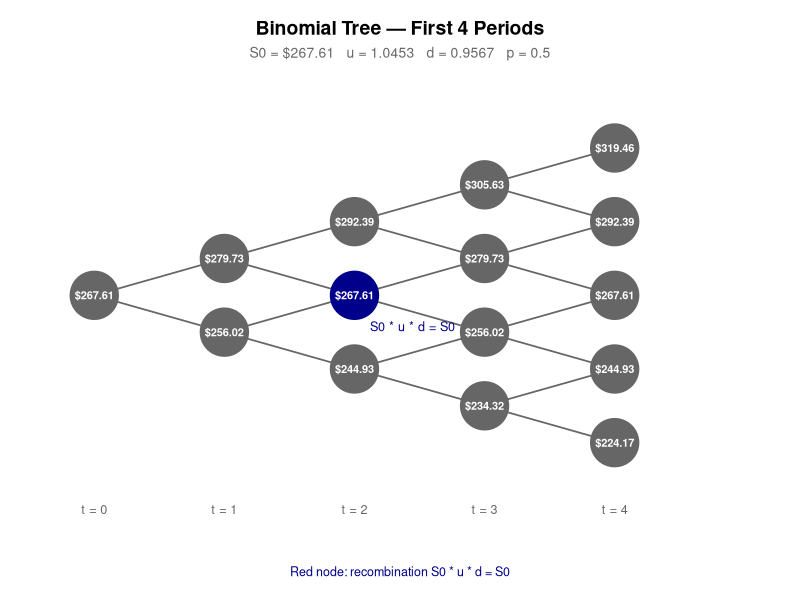

Write R code to recreate this figure. (Note: this script raises an error after producing the figure.)
## ---- chunk 1
knitr::opts_chunk$set(message = FALSE, warning = FALSE, echo = TRUE, eval = TRUE)
## ---- chunk 2
library(readxl)
library(dplyr)
library(ggplot2)
## ---- chunk 3
getwd()
setwd("C:/William/University_GitHub/Stochastic Method in Finance/Assignment")
data <- read_excel("AAPL.xlsx")
## ---- chunk 4
# Convert date to Date format
data$Date <- as.Date(data$Date)

# Rename AAPL.US to Price
colnames(data)[colnames(data) == "AAPL.US"] <- "Price"

# Convert Price to numeric (in case it was read as character)
data$Price <- as.numeric(data$Price)

# Sort ascending (oldest first)
data <- data[order(data$Date), ]

# Filter to 2020 onwards
data <- data[data$Date >= as.Date("2020-01-01"), ]

# Drop unnecessary columns (keep only Date and Price)
data <- data[, c("Date", "Price")]

# Remove any rows with NA
data <- na.omit(data)
## ---- chunk 5
cat("Date range:  ", format(min(data$Date)), "to", format(max(data$Date)), "\n")
cat("Observations:", nrow(data), "\n")
cat("Date class:  ", class(data$Date), "\n")
cat("Price class: ", class(data$Price), "\n")
cat("Any NAs:     ", anyNA(data), "\n")

head(data)
tail(data)
## ---- chunk 6
n <- 25           # number of periods
r <- 0.01         # interest rate per annum
S0 <- 267.6100    # Close value on the 27th April 2026 
p <- 0.5          # probability of a up or down
T <- 6/12         # anualise the maturity
delta_t <- T/n    # go from discrete to continuous Random walk to Brownian motion

## ---- chunk 7
#Daily log returns 
returns <- diff(log(data$Price)) #Calculate the daily log returns, slide 

sigma_daily <- sd(returns, na.rm = TRUE) #Calculate the standard deviation, remove na values

sigma <- sigma_daily * sqrt(250) #calculate the annualized volatility, given in assignment

#Up and down factors 
u <- exp(sigma * sqrt(delta_t))     #page 2
d <- exp(-sigma * sqrt(delta_t))

## ---- chunk 8
# Initialize price tree
stock_tree <- matrix(0, nrow = n + 1, ncol = n + 1)

for (i in 0:n) {        # i = time step
  for (j in 0:i) {      # j = number of up moves
    stock_tree[i - j + 1, i + 1] <- S0 * u^j * d^(i - j)
  }
}

print(stock_tree)
#middle node at maturity [13;25] = S0

# All non-zero terminal nodes
terminal <- stock_tree[stock_tree[, n + 1] != 0, n + 1]

cat("# of terminal nodes:", length(terminal), "\n")
cat("Maximum price:           ", max(terminal), "\n")
cat("Minimum price:           ", min(terminal), "\n")
cat("Middle node (~S0):       ", median(terminal), "\n")

# All terminal prices
cat("\nAll terminal prices:\n")
print(round(terminal, 2))

# Binonmial tree visual 
tree_nodes <- data.frame()
for (i in 0:4) {
  for (j in 0:i) {
    price       <- S0 * u^j * d^(i - j)
    is_reconcile <- (i == 2 & j == 1)
    tree_nodes  <- rbind(tree_nodes, data.frame(
      t         = i,
      y         = j - i/2,
      price     = round(price, 2),
      reconcile = is_reconcile
    ))
  }
}

tree_edges <- data.frame()
for (i in 0:3) {
  for (j in 0:i) {
    y_current <- j - i/2
    tree_edges <- rbind(tree_edges, data.frame(
      x = i, xend = i + 1,
      y = y_current, yend = (j + 1) - (i + 1)/2
    ))
    tree_edges <- rbind(tree_edges, data.frame(
      x = i, xend = i + 1,
      y = y_current, yend = j - (i + 1)/2
    ))
  }
}

p_tree <- ggplot() +
  geom_segment(data = tree_edges,
               aes(x = x, xend = xend, y = y, yend = yend),
               color = "grey40", linewidth = 0.6) +
  geom_point(data = tree_nodes[!tree_nodes$reconcile, ],
             aes(x = t, y = y),
             size = 16, color = "grey40") +
  geom_point(data = tree_nodes[tree_nodes$reconcile, ],
             aes(x = t, y = y),
             size = 16, color = "darkblue") +
  geom_text(data = tree_nodes,
            aes(x = t, y = y, label = paste0("$", price)),
            color = "white", size = 2.8, fontface = "bold") +
  annotate("text",
           x = tree_nodes$t[tree_nodes$reconcile] + 0.12,
           y = tree_nodes$y[tree_nodes$reconcile] - 0.42,
           label = "S0 * u * d = S0",
           color = "darkblue", size = 3.2, hjust = 0) +
  annotate("text",
           x = 0:4, y = rep(-2.9, 5),
           label = paste0("t = ", 0:4),
           size = 3.2, color = "grey40") +
  scale_x_continuous(limits = c(-0.3, 5.0)) +
  scale_y_continuous(limits = c(-3.2, 2.6)) +
  labs(
    title    = "Binomial Tree — First 4 Periods",
    subtitle = paste0("S0 = $", round(S0, 2),
                      "   u = ", round(u, 4),
                      "   d = ", round(d, 4),
                      "   p = ", p),
    caption  = "Red node: recombination S0 * u * d = S0"
  ) +
  theme_void() +
  theme(
    plot.title    = element_text(size = 14, face = "bold",
                                 hjust = 0.5, margin = margin(b = 5)),
    plot.subtitle = element_text(size = 10, hjust = 0.5,
                                 color = "grey40", margin = margin(b = 15)),
    plot.caption  = element_text(size = 9, hjust = 0.5,
                                 color = "darkblue", margin = margin(t = 10)),
    plot.margin   = margin(15, 15, 15, 15)
  )

print(p_tree)
## ---- chunk 9
# Using forward induction to have cumulative sum C_t along each path, chapter 2 slide 28
#2^25 node to compute = way too much for R -> 

states <- data.frame(
  S      = S0,
  C      = S0,
  weight = 1.0      # physical probability weight (p = 0.5)
)

for (step in 1:n) {
  up <- data.frame(
    S      = states$S * u,
    C      = states$C + states$S * u,
    weight = states$weight * p
  )
  down <- data.frame(
    S      = states$S * d,
    C      = states$C + states$S * d,
    weight = states$weight * (1 - p)
  )
  states <- rbind(up, down)
}

# Compute arithmetic average for each terminal path
states$S_bar <- states$C / (n + 1)

cat("\n=== Task (ii): Arithmetic Average Summary ===\n")
cat("Number of terminal paths:", nrow(states), "\n")
cat("Max average price:  $", round(max(states$S_bar), 4), "\n")
cat("Min average price:  $", round(min(states$S_bar), 4), "\n")
cat("Mean of averages:   $", round(mean(states$S_bar), 4), "\n")

averages_list <- sort(states$S_bar, decreasing = TRUE)


# Plot 2: Distribution of Terminal prices, Using binomial formula with p = 0.5 (physical probability)

j_vals   <- 0:n
prices_T <- S0 * u^j_vals * d^(n - j_vals)
probs_p  <- choose(n, j_vals) * (0.5)^n

terminal_df <- data.frame(
  price = prices_T,
  prob  = probs_p
)

p_dist <- ggplot(terminal_df, aes(x = price, y = prob)) +
  geom_col(fill = "grey40", alpha = 0.85, width = diff(range(prices_T))/30) +
  geom_vline(xintercept = S0,
             color = "darkblue", linetype = "dashed", linewidth = 0.8) +
  annotate("text",
           x = S0 + diff(range(prices_T)) * 0.03,
           y = max(probs_p) * 0.93,
           label = paste0("S0 = $", round(S0, 2)),
           color = "darkblue", size = 3.5, hjust = 0) +
  labs(
    title    = "Distribution of Terminal Stock Prices at t = n",
    subtitle = paste0("n = ", n, " periods   |  Physical Probability p = 0.5"),
    x        = "Terminal Stock Price ($)",
    y        = "Probability"
  ) +
  scale_x_continuous(labels = scales::dollar_format()) +
  scale_y_continuous(labels = scales::percent_format(accuracy = 0.1)) +
  theme_minimal() +
  theme(
    plot.title       = element_text(size = 14, face = "bold", hjust = 0.5),
    plot.subtitle    = element_text(size = 10, hjust = 0.5, color = "grey40"),
    axis.title       = element_text(size = 10),
    panel.grid.minor = element_blank()
  )

print(p_dist)

# PLOT 3: DISTRIBUTION OF TERMINAL AVERAGES ─────────────

p_avg <- ggplot(states, aes(x = S_bar, weight = weight)) +
  geom_histogram(bins = 50, fill = "grey40", alpha = 0.85, color = "white") +
  geom_vline(xintercept = S0,
             color = "darkblue", linetype = "dashed", linewidth = 0.8) +
  annotate("text",
           x = S0 + 1, y = Inf, vjust = 2,
           label = paste0("S\u2080 = $", round(S0, 2)),
           color = "darkblue", size = 3.5, hjust = 0) +
  labs(
    title    = "Distribution of Arithmetic Averages at Maturity",
    subtitle = paste0(nrow(states), " paths   |   p = 0.5"),
    x        = "Arithmetic Average Price ($)",
    y        = "Number of Paths"
  ) +
  scale_x_continuous(labels = scales::dollar_format()) +
  theme_minimal() +
  theme(
    plot.title       = element_text(size = 14, face = "bold", hjust = 0.5),
    plot.subtitle    = element_text(size = 10, hjust = 0.5, color = "grey40"),
    axis.title       = element_text(size = 10),
    panel.grid.minor = element_blank()
  )

print(p_avg)
## ---- chunk 10
# Need to compute the risk neutral probability under which there is no arbitrage opportunity (Fundamental Theorem of Asset Pricing)

# define the one-step risk-free growth factor
R_period <- 1 + (r*delta_t)
# define the risk-neutral probability
q <- (R_period-d)/(u - d)
# define the discount factor (for future return)
discount <- 1 / R_period

# print recap of all value needed for the rest of the code
cat("Daily volatility:         ", sigma_daily, "\n")
cat("Annual volatility:        ", sigma, "\n")
cat("Up factor u:              ", u, "\n")
cat("Down factor d:            ", d, "\n")
cat("One-step growth R_period: ", R_period, "\n")
cat("Risk-neutral prob. q:     ", q, "\n")
cat("Discount factor:          ", discount, "\n")

## ---- chunk 11
# we need to compute the payoff at maturity for every path.
states$payoff <- pmax(states$S - states$S_bar, 0)

# print the recap of the payoff ___________________________
cat("\n Floating-Strike Asian Call Payoff\n")
cat("Number of terminal paths: ", nrow(states), "\n")
cat("Minimum payoff:          $", round(min(states$payoff), 4), "\n")
cat("Maximum payoff:          $", round(max(states$payoff), 4), "\n")
cat("Mean payoff:             $", round(mean(states$payoff), 4), "\n")
cat("Median payoff:           $", round(median(states$payoff), 4), "\n")
cat("Share positive payoffs:   ", round(mean(states$payoff > 0) * 100, 2), "%\n")

# Plot the distribution of the payoff at maturity
p_payoff <- ggplot(states, aes(x = payoff)) +
  geom_histogram(bins = 50, fill = "grey40", color = "white", alpha = 0.8) +
  geom_vline(xintercept = mean(states$payoff),
             color = "darkblue", linetype = "dashed", linewidth = 0.8) +
  annotate("text",
           x = mean(states$payoff) + 1,
           y = Inf, vjust = 2,
           label = paste0("Mean = $", round(mean(states$payoff), 2)),
           color = "darkblue", size = 3.5, hjust = 0) +
  labs(
    title = "Distribution of Potential Payoffs at Maturity",
    subtitle = "Unweighted across all terminal paths",
    x = "Payoff at maturity",
    y = "Frequency"
  ) +
  coord_cartesian(xlim = c(0, 150)) +
  scale_y_continuous(labels = scales::label_comma()) +
  theme_minimal()  +  theme(
    plot.title       = element_text(size = 14, face = "bold", hjust = 0.5),
    plot.subtitle    = element_text(size = 10, hjust = 0.5, color = "grey40"),
    axis.title       = element_text(size = 10),
    panel.grid.minor = element_blank()
  )
p_payoff

ggsave("figures/payoff_distribution3.pdf", plot = p_payoff, 
       width = 7, height = 4)

# Jitter plot in order to showcase how the terminal payoff of the option is related to the average price of the stock of AAPL

set.seed(42)
states_sample <- states[sample(nrow(states), 80000), ]

payoff_vs_terminal <- ggplot(states_sample, aes(x = S, y = payoff)) +
  geom_jitter(alpha = 0.03, size = 0.3, color = "darkblue",
              width = 5, height = 0) +
    geom_vline(xintercept = S0,
             color = "darkblue", linetype = "dashed", linewidth = 0.8) +
  
  annotate("text",
           x = S0 + 10,
           y = 240,
           label = paste0("Initial stock price = $", S0),
           color = "black",
           size = 3.5,
           hjust = 0) +
  
  labs(
    title    = "Payoff vs Terminal Stock Price",
    subtitle = "Horizontal spread reveals path dependence:\n same Sn, different averages",
    x = expression(Terminal~stock~price~S[n]),
    y = "Payoff ($)"
  ) +
  coord_cartesian(xlim = c(0, 700), ylim = c(0, 250)) +
  theme_minimal()  +   theme(
    plot.title       = element_text(size = 14, face = "bold", hjust = 0.5),
    plot.subtitle    = element_text(size = 10, hjust = 0.5, color = "grey40"),
    axis.title       = element_text(size = 10),
    panel.grid.minor = element_blank()
  )

payoff_vs_terminal

ggsave("figures/payoff_vs_terminal4.pdf", plot = payoff_vs_terminal, 
       width = 7, height = 4)
## ---- chunk 12
# plot the distribution of terminal value under both probability in order to compare them
j_vals   <- 0:n
prices_T <- S0 * u^j_vals * d^(n - j_vals)

# Physical distribution (p = 0.5)
probs_p <- choose(n, j_vals) * p^j_vals * (1 - p)^(n - j_vals)

# Risk-neutral distribution (q)
probs_q <- choose(n, j_vals) * q^j_vals * (1 - q)^(n - j_vals)

dist_df <- data.frame(
  price = rep(prices_T, 2),
  prob  = c(probs_p, probs_q),
  measure = rep(c("Physical (p = 0.5)", "Risk-neutral (q)"), each = n + 1)
)

probability_change <- ggplot(dist_df, aes(x = price, y = prob, fill = measure)) +
  geom_col(position = "dodge", alpha = 0.7, width = diff(range(prices_T)) / 35) +
  geom_vline(xintercept = S0, linetype = "dashed", color = "black", linewidth = 0.5) +
  annotate("text", x = S0 + 5, y = max(c(probs_p, probs_q)) * 0.95,
           label = paste0("S0 = $", round(S0, 2)),
           size = 3.5, hjust = 0) +
  scale_fill_manual(values = c("Physical (p = 0.5)" = "grey40",
                                "Risk-neutral (q)" = "darkblue")) +
  labs(
    title    = "Terminal Price Distribution: Physical vs Risk-Neutral",
    subtitle = paste0("q = ", round(q, 4), " vs p = 0.5 — risk-neutral shifts mass rightward"),
    x = expression(Terminal~stock~price~S[n]),
    y = "Probability",
    fill = "Measure"
  ) +
  coord_cartesian(xlim = c(0, 600)) +
  theme_minimal() +
  theme(legend.position = "bottom")

# save graphs

probability_change

ggsave("figures/probability_change.pdf", plot = probability_change, 
       width = 7, height = 4)
## ---- chunk 13
# we have each terminal payoff
values <- states$payoff 

# in order to use backward induction: we need to start from the payoff at maturity and then loops through each iteration until we reach time 0 (starting point)

for (step in n:1) {
  half   <- length(values) / 2
  # split the tree in two parts (the part above is all the value that ended with an up and the part below is all the down)
  v_up   <- values[1:half]
  v_down <- values[(half + 1):length(values)]
  values <- discount * (q * v_up + (1 - q) * v_down)
  # we compute the probability of having the up and the down before discounting them by the period factor
  # Loop through all the iteration of the tree in order to reach the starting point (unique V0)
}

V0_b<- values
cat(" Option price at t = 0 with backward induction: $", round(V0_b,4))

## ---- chunk 14
# Control if both model gives the same value:

# find the number of up moves for each path
states$up_moves <- round((log(states$S / S0) - n * log(d)) / (log(u) - log(d))) 

# Risk-neutral probability of each individual path
states$rn_weight <- q^states$up_moves * (1 - q)^(n - states$up_moves)

# Expected payoff under the risk-neutral measure
expected_payoff <- sum(states$rn_weight * states$payoff)

# Discount the expected payoff back to time 0
V0_f<- discount^n * expected_payoff

cat(" The option price at T = 0 with direct forward calculation: $", round(V0_f,4))

## ---- chunk 15

raw <- data
raw$AAPL <- raw$Price

# Helper: estimate σ from a data sub-window and re-price
# Uses the same forward enumeration + risk-neutral pricing as Tasks ii/iii/v
reprice_window <- function(data_subset, S0, r, T, n, p = 0.5) {
  log_ret   <- diff(log(data_subset$AAPL))
  sig_daily <- sd(log_ret, na.rm = TRUE)
  sig_ann   <- sig_daily * sqrt(250)

  # Recompute tree parameters with the new sigma
  dt    <- T / n
  u_new <- exp( sig_ann * sqrt(dt))
  d_new <- exp(-sig_ann * sqrt(dt))
  R_new <- exp(r * dt)
  q_new <- (R_new - d_new) / (u_new - d_new)

  # Forward enumeration of all 2^n paths (same logic as Task ii)
  states <- data.frame(S = S0, C = S0, weight = 1.0)
  for (step in 1:n) {
    up   <- data.frame(S      = states$S * u_new,
                       C      = states$C + states$S * u_new,
                       weight = states$weight * p)
    down <- data.frame(S      = states$S * d_new,
                       C      = states$C + states$S * d_new,
                       weight = states$weight * (1 - p))
    states <- rbind(up, down)
  }

  # Payoff and risk-neutral pricing (same logic as Task v)
  states$S_bar    <- states$C / (n + 1)
  states$payoff   <- pmax(states$S - states$S_bar, 0)
  states$up_moves <- round((log(states$S / S0) - n * log(d_new)) /
                             (log(u_new) - log(d_new)))
  states$rn_weight <- q_new^states$up_moves * (1 - q_new)^(n - states$up_moves)

  price <- exp(-r * T) * sum(states$rn_weight * states$payoff)
  list(sigma_daily = sig_daily, sigma_ann = sig_ann, price = price)
}

# Define the four estimation windows
windows <- list(
  list(start = "2020-01-01", end = "2026-12-31", label = "Full window (2020-2026)"),
  list(start = "2021-01-01", end = "2026-12-31", label = "Post-COVID (2021-2026)"),
  list(start = "2023-01-01", end = "2026-12-31", label = "Recent 3 years (2023-2026)"),
  list(start = "2025-04-01", end = "2026-12-31", label = "Recent 12 months")
)

# Run for each window
window_results <- data.frame(
  Window       = character(),
  N_obs        = integer(),
  sigma_daily  = numeric(),
  sigma_ann    = numeric(),
  option_price = numeric(),
  stringsAsFactors = FALSE
)

for (w in windows) {
  sub <- subset(raw, Date >= as.Date(w$start) & Date <= as.Date(w$end))
  sub <- sub[order(sub$Date), ]
  res <- reprice_window(sub, S0, r, T, n)
  window_results <- rbind(window_results, data.frame(
    Window       = w$label,
    N_obs        = nrow(sub) - 1,
    sigma_daily  = res$sigma_daily,
    sigma_ann    = res$sigma_ann,
    option_price = res$price,
    stringsAsFactors = FALSE
  ))
}

# Print results
print(window_results)

cat(sprintf("\nσ range:     [%.4f, %.4f]  (Δ = %.4f)\n",
            min(window_results$sigma_ann),
            max(window_results$sigma_ann),
            diff(range(window_results$sigma_ann))))
cat(sprintf("Price range: [%.4f, %.4f]  (Δ = %.4f USD)\n",
            min(window_results$option_price),
            max(window_results$option_price),
            diff(range(window_results$option_price))))

# Plot
ggplot(window_results, aes(x = option_price, y = Window)) +
  geom_segment(aes(x    = min(option_price) * 0.99,
                   xend = option_price,
                   y    = Window, yend = Window),
               colour = "grey70", linewidth = 0.6) +
  geom_point(aes(colour = sigma_ann), size = 5) +
  geom_text(aes(label = sprintf("$%.2f  (sigma = %.3f)",
                                option_price, sigma_ann)),
            hjust = -0.15, vjust = -0.8, size = 3.2) +
  scale_colour_gradient(low = "#2166ac", high = "#d6604d",
                        name = "sigma (annual)",
                        breaks = c(0.26, 0.28, 0.30, 0.313),
                        labels = c("0.260", "0.280", "0.300", "0.313")) +
  scale_x_continuous(
    labels = scales::dollar_format(),
    expand = expansion(mult = c(0.02, 0.45))
  ) +
  labs(
    title    = "Option Price Sensitivity to sigma Estimation Window",
    subtitle = paste0("Each point is V0 re-priced using sigma from a different sub-period.\n",
                      "r = 1%, S0 = $", round(S0, 2), ", T = 0.5, n = 25."),
    x = "Option price at t = 0 (USD)",
    y = NULL
  ) +
  theme_minimal(base_size = 11) +
  theme(
    plot.title    = element_text(face = "bold", hjust = 0.5),
    plot.subtitle = element_text(hjust = 0.5, colour = "grey40"),
    legend.position = "bottom",
    legend.key.width = unit(2, "cm")
  )
## ---- chunk 16
print(discount)
hh_hh = (1/(1+0.01*(0.5/25))^25)
print(hh_hh)
